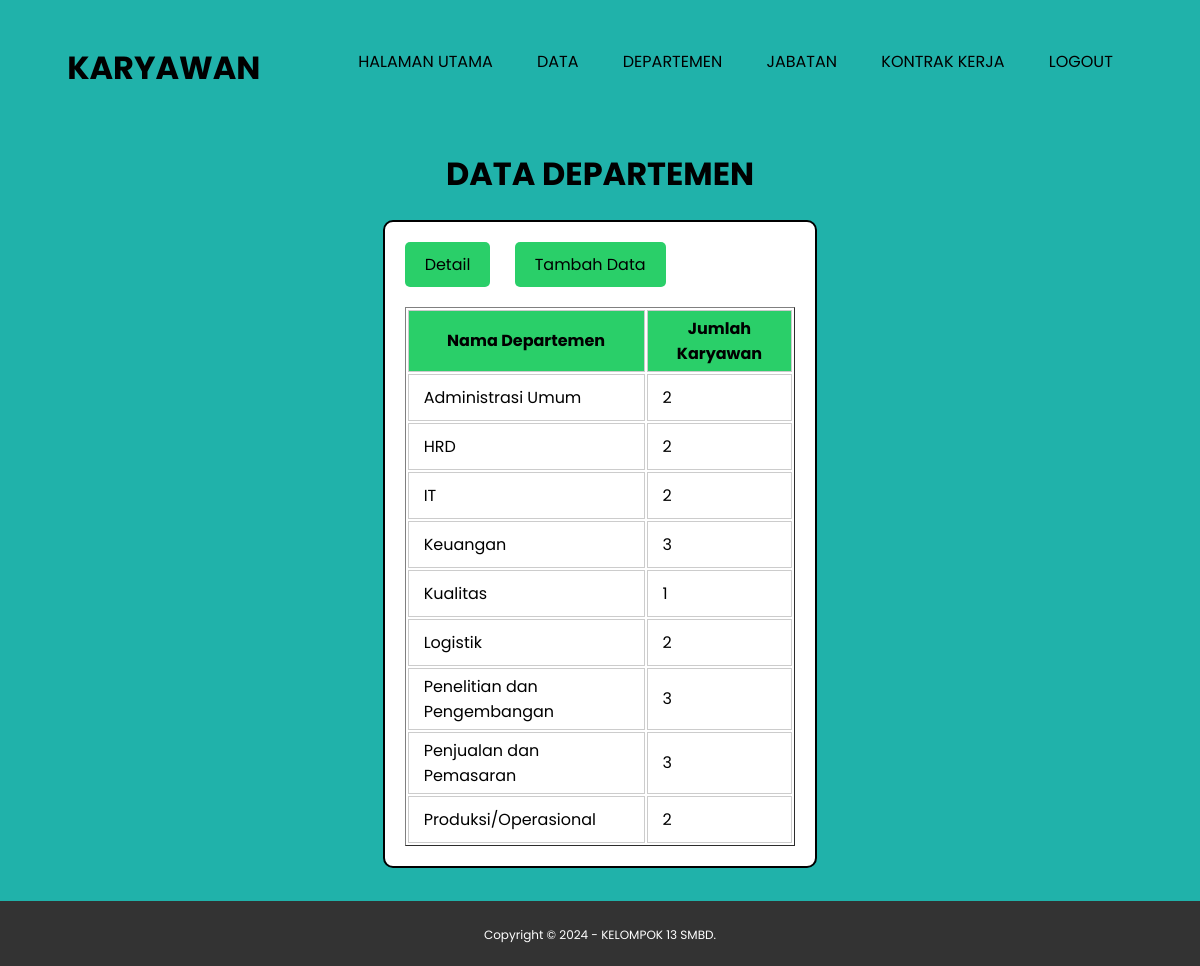
The page /departemen.php on the database its author committed.
### tables this page shows
CREATE TABLE `departemen` (
  `id_departemen` int NOT NULL,
  `nama_departemen` varchar(255) DEFAULT NULL,
  PRIMARY KEY (`id_departemen`)
);

### departemen.php (the view, shortened to what this page needs)
<!DOCTYPE html>
<html>
<head>
</head>
<body>
  <header>
    <div class="container">
      <h1><a href="index.html">KARYAWAN</a></h1>
        <ul>
          <li><a href="index.html">HALAMAN UTAMA</a></li>
          <li>
            <a href="javascript:void(0)">DATA</a>
          </li>
          <li><a href="departemen.php">DEPARTEMEN</a></li>
          <li><a href="jabatan.php">JABATAN</a></li>
          <li><a href="riwayatPekerjaan.php">KONTRAK KERJA</a></li>
          <li><a href="logout.php">LOGOUT</a></li>
        </ul>
    </div>
  </header>
    <center><h1>DATA DEPARTEMEN</h1></center>
    <div class="table-container">
    <div class="button-container">
        <a href="departemenDetail.php" class="detail-button">Detail</a>
        <a href="departemenInput.php" class="detail-button">Tambah Data</a>
    </div>
  <table style="margin-left: auto;margin-right: auto;" border="1">
    <tr>
        <th>Nama Departemen</th>
        <th>Jumlah Karyawan</th>
    </tr>
      <?php
        include "koneksi.php";
        $tampil=mysqli_query($koneksi,"CALL jumlah_karyawan_per_departemen()");
        while ($data=mysqli_fetch_array($tampil)) {
      ?>
    <tr>
        <td><?php echo $data['nama_departemen'] ?></td>
        <td><?php echo $data['jumlah_karyawan'] ?></td>
    </tr>
      <?php
        }
      ?>
  </table>
  </div>
  <footer>
    <div class="container">
      <small>Copyright &copy; 2024 - KELOMPOK 13 SMBD.</small>
    </div>
  </footer>
</body>
</html>

### departemen.php (style rules this page uses)
body { background-color: #20B2AA; justify-content: center; align-items: center; font-family: 'Poppins', sans-serif; padding-bottom: 70px; }
a { color: inherit; text-decoration: none; }
.container { width:90%; margin:0 auto; }
.container:after { content:''; display: block; clear: both; }
header h1 { float: left; padding: 15px 0; color: #000000; }
header ul { float: right; }
header ul li { display: inline-block; }
header ul li a { padding: 25px 20px; display: inline-block; }
th { background-color: #2ACF69; }
td, tr, th { border: 1px solid #CCCCCC; padding: 5px 15px; height: 35px; }
footer { background-color: #333; color: #fff; text-align: center; padding: 20px 0; position: fixed; width: 100%; bottom: 0; left: 0; right: 0; z-index: 1000; position: fixed; }
footer small { font-size: 12px; }
.table-container { width: 33%; margin: 20px auto; padding: 20px; border: 2px solid #000000; border-radius: 10px; background: #fff; }
.button-container { text-align: left; margin-bottom: 20px; }
.button-container .detail-button { font-family: 'Poppins', sans-serif; background-color: #2ACF69; border: none; color: black; padding: 10px 20px; text-align: center; text-decoration: none; display: inline-block; font-size: 16px; margin-right: 20px; border-radius: 5px; cursor: pointer; }

### rows shown on the page
departemen: nama_departemen "Administrasi Umum", jumlah_karyawan "2"
departemen: nama_departemen "HRD", jumlah_karyawan "2"
departemen: nama_departemen "IT", jumlah_karyawan "2"
departemen: nama_departemen "Keuangan", jumlah_karyawan "3"
departemen: nama_departemen "Kualitas", jumlah_karyawan "1"
departemen: nama_departemen "Logistik", jumlah_karyawan "2"
departemen: nama_departemen "Penelitian dan Pengembangan", jumlah_karyawan "3"
departemen: nama_departemen "Penjualan dan Pemasaran", jumlah_karyawan "3"
departemen: nama_departemen "Produksi/Operasional", jumlah_karyawan "2"
